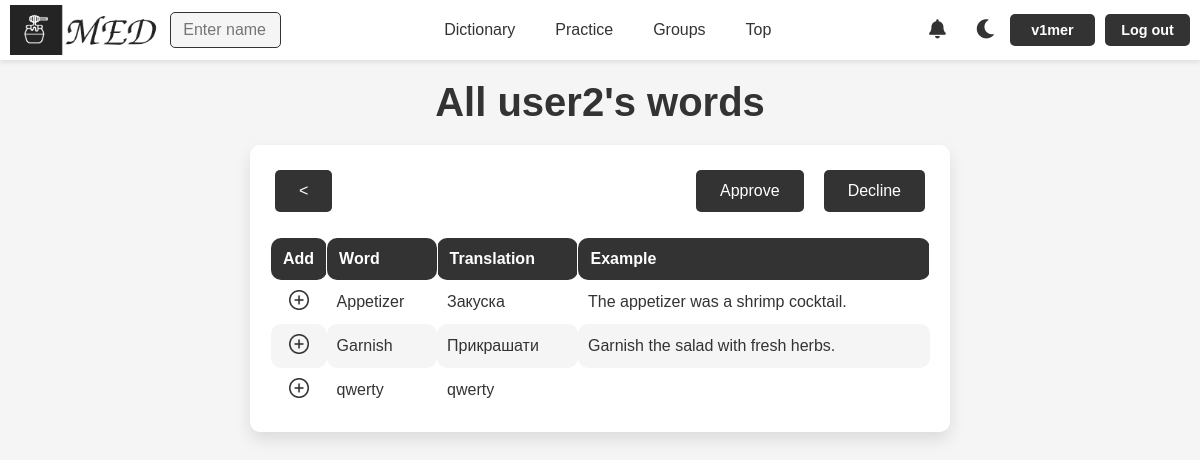
/friend_group_words/8/8/ (signed in), run on the app's committed database.
### med/models.py (models this page shows, shortened)
class WordGroup(models.Model):
    name = models.CharField(max_length=100)
    words = models.ManyToManyField(Word, blank=True)
    user = models.ForeignKey(User, on_delete=models.CASCADE)
    is_main = models.BooleanField(verbose_name='main', default=False)
    uses_users = models.ManyToManyField(User, blank=True, related_name='uses_of_group')
    class Meta:
        ordering = ['name']
        indexes = [
            models.Index(fields=['name'])
        ]

class Word(models.Model):
    TYPE_CHOICES = [
        ('noun', 'Noun'),
        ('verb', 'Verb'),
        ('adjective', 'Adjective'),
        ('adverb', 'Adverb'),
        ('pronoun', 'Pronoun'),
        ('phrasal verb', 'Phrasal verb'),
        ('other', 'Other')
    ]
    word = models.CharField(max_length=100)
    translation = models.CharField(max_length=100)
    example = models.TextField(blank=True)
    time_create = models.DateTimeField(auto_now_add=True)
    time_update = models.DateTimeField(auto_now=True)
    user = models.ForeignKey(User, on_delete=models.CASCADE)
    is_favourite = models.BooleanField(default=False)
    word_type = models.CharField(max_length=20, choices=TYPE_CHOICES, default='other')
    class Meta:
        ordering = ['-time_create', 'word']
        indexes = [
            models.Index(fields=['-time_create'])
        ]

### med/views.py (the view)
# urls.py: path('friend_group_words/<int:notif_id>/<int:group_id>/', views.FriendGroupWordsListView.as_view(), name='friend_group_words'),
class FriendGroupWordsListView(LoginRequiredMixin, ListView):
    model = Word
    template_name = 'med/friend_group_words.html'
    context_object_name = 'words'
    paginate_by = 25
    def get_queryset(self):
        group_id = self.kwargs.get('group_id')
        group = get_object_or_404(WordGroup, id=group_id)
        user_word_titles = [word.word.lower() for word in Word.objects.filter(user=self.request.user)]
        words = group.words.all()
        for word in words:
                word.is_saved = word.word.lower() in user_word_titles
        return words
    def get_context_data(self, **kwargs):
        process_interaction_achivments(self.request.user)
        context = super().get_context_data(**kwargs)
        group_id = self.kwargs.get('group_id')
        group = get_object_or_404(WordGroup, id=group_id)
        notif_id = self.kwargs.get('notif_id')
        context['group'] = group
        context['notif_id'] = notif_id
        notif = Notification.objects.get(id=notif_id)
        notif.is_read = True
        notif.save()
        context['is_usses'] = group.uses_users.filter(id=self.request.user.id).exists()
        if CommunityGroup.objects.filter(group=context['group'], state='added').exists():
            context['is_community'] = True
        else:
            context['is_community'] = False
        return context

### med/templatetags/notification_tags.py (called while the page is built)
@register.simple_tag
def get_unread_notifications_count(request):
    if request.user.is_authenticated:
        return request.user.notification_set.filter(is_read=False).count()
    return 0

@register.simple_tag
def get_latest_unread_notifications(request, limit=5):
    if request.user.is_authenticated:
        return request.user.notification_set.filter(is_read=False)[:limit]
    return []

### med/views.py (called while the page is built)
def process_interaction_achivments(user):
    user_interaction_achivments = UserAchievement.objects.filter(user=user, achievement__ach_type='5').values_list('achievement__name', flat=True)
    if not user_interaction_achivments:
        user_groups = WordGroup.objects.filter(uses_users=user).count()
        if user_groups >= 5:
            UserAchievement.objects.create(user=user, achievement=Achievement.objects.get(ach_type='5', level=1))
    fl_ach = Achievement.objects.get(ach_type='5', level=1)
    if fl_ach.name in user_interaction_achivments:
        shered_groups = CommunityGroup.objects.filter(state='added', group__user=user).count()
        if shered_groups >= 10:
            UserAchievement.objects.create(user=user, achievement=Achievement.objects.get(ach_type='5', level=2))
            UserAchievement.objects.filter(user=user, achievement=fl_ach).delete()

### med/templates/med/friend_group_words.html (shortened to what this page needs)
{% extends 'base.html' %}
{% load static %}
{% block content %}
<h1>{{ group.name }} words</h1>
<div class="word_table_container reading-content group_words">
    <div class="buttons" style="display: flex; justify-content: space-between; align-items: center; width: 100%; margin-bottom: 20px;">
        <div style="margin-right: auto;">
            <a href="{% url 'notifications' %}" class="buttons" style="display: inline-block; text-align: center;">&lt;</a>
        </div>
        <div style="display: flex; gap: 10px;">
        {% if not is_usses %}
            <a href="{% url 'accept_friend_group' notif_id %}">Approve</a>
            <a href="{% url 'decline_friend_group' notif_id %}">Decline</a>
        {% else %}
        <a href="{% url 'group_words' group.id %}">View</a>
        <a href="{% url 'leave_group' group_id=group.id fp=1 %}">Leave</a>
        {% endif %}
        </div>
    </div>
    {% if words %}
    <table class="word_table">
        <thead>
            <tr>
                <th class="edit">Add</th>
                <th>Word</th>
                <th>Translation</th>
                <th>Example</th>
            </tr>
        </thead>
        <tbody>
            {% for word in words %}
                <tr>
                    {% if word.is_saved %}
                    <td class="img_td">
                        <img class="f_img cm_img" src="{% static 'med/img/groups/cm_light.png' %}" data-light-src="{% static 'med/img/groups/cm_light.png' %}" data-dark-src="{% static 'med/img/groups/cm_dark.png' %}" alt="IS Saved img">
                    </td>
                    {% else %}
                    <td class="img_td">
                        <a href="{% url 'save_word' group.id word.id %}">
                        <img class="f_img" src="{% static 'med/img/groups/add_light.png' %}" data-light-src="{% static 'med/img/groups/add_light.png' %}" data-dark-src="{% static 'med/img/groups/add_dark.png' %}" alt="Add img">
                        </a>
                    </td>
                    {% endif %}
                    <td>{{ word.word }}</td>
                    <td>{{ word.translation }}</td>
                    <td>{{ word.example }}</td>
                </tr>
            {% endfor %}
        </tbody>
    {% else %}
    <p> </p>
    <p><b>There are no words yet</b></p>
    {% endif %}
    </table>
</div>
{% endblock %}

### templates/base.html (shortened to what this page needs)
{% load static %}
{% load notification_tags %}
<!DOCTYPE html>
<html lang="en">
<head>
    <link rel="stylesheet" type="text/css" href="{% static 'med/css/styles.css' %}">
    <link rel="stylesheet" href="https://cdnjs.cloudflare.com/ajax/libs/font-awesome/5.15.4/css/all.min.css">
</head>
<body>
<header>
    {% if user.is_authenticated %}
    <div class="logo_container">
        {% if is_profile or is_dict %}
            {% if is_my_profile or is_my_dict %}
                <a href="{% url 'profile' user.username %}">
                    <img id="logo_img" src="{% static 'med/img/base/light_logo.png' %}"
                         data-light-src="{% static 'med/img/base/light_logo.png' %}"
                         data-dark-src="{% static 'med/img/base/dark_logo.png' %}" alt="MED Logo">
                </a>
            {% else %}
                <a href="{% url 'profile' logged_user.username %}">
                    <img id="logo_img" src="{% static 'med/img/base/light_logo.png' %}"
                         data-light-src="{% static 'med/img/base/light_logo.png' %}"
                         data-dark-src="{% static 'med/img/base/dark_logo.png' %}" alt="MED Logo">
                </a>
            {% endif %}
        {% else %}
            <a href="{% url 'profile' user.username %}">
                <img id="logo_img" src="{% static 'med/img/base/light_logo.png' %}"
                     data-light-src="{% static 'med/img/base/light_logo.png' %}"
                     data-dark-src="{% static 'med/img/base/dark_logo.png' %}" alt="MED Logo">
            </a>
        {% endif %}
    </div>
    {% else %}
    <div class="logo_container">
        <a href="{% url 'home' %}"><img id="logo_img" src="{% static 'med/img/base/light_logo.png' %}" data-light-src="{% static 'med/img/base/light_logo.png' %}" data-dark-src="{% static 'med/img/base/dark_logo.png' %}" alt="MED Logo"></a>
    </div>
    {% endif %}
    <nav class="nav-items" id="nav-items">
            {% if user.is_authenticated %}
                <div class="nav-left">
                {% if not is_search %}
                <form method="get" action="{% url 'user_search' %}" class="search-form">
                    <input type="text" name="q" placeholder="Enter name" required class="search-input">
                </form>
                {% endif %}
                </div>
        <div class="nav-center">
                {% if is_my_dict %}
                <a href="{% url 'words' user.username %}">Dictionary</a>
                {% else %}
                <a href="{% url 'words' request.user.username %}">Dictionary</a>
                {% endif %}
                <a href="{% url 'practice' %}">Practice</a>
                <a href="{% url 'groups' %}">Groups</a>
                <a href="{% url 'tops_by_category' %}">Top</a>
            {% else %}
            <div class="nav-left"></div>
            <div class="nav-center">
                <a href="{% url 'login' %}">Dictionary</a>
                <a href="{% url 'login' %}">Practice</a>
                <a href="{% url 'login' %}">Groups</a>
                {% endif %}
            </div>
        <div class="buttons">
            {% if request.user.is_authenticated %}
            <a href="{% url 'notifications' %}" class="no-style" id="notifications-link">
                <i class="fas fa-bell"></i>
                {% get_unread_notifications_count request as unread_count %}
            </a>
                    {% get_latest_unread_notifications request as header_notifications %}
            {% endif %}
            <a id="theme-toggle-dark" class="no-style"><i class="fas fa-moon"></i></a>
        {% if request.user.is_authenticated %}
            {% if is_profile or is_dict %}
                {% if is_my_profile or is_my_dict %}
                <a href="{% url 'profile' user.username %}">{{request.user.username}}</a>
                {% else %}
                <a href="{% url 'profile' logged_user.username %}">{{request.user.username}}</a>
                {% endif %}
            {% else %}
                <a href="{% url 'profile' user.username %}">{{request.user.username}}</a>
            {% endif %}
            <a href="{% url 'logout' %}">Log out</a>
        </div>
        {% else %}
            <a href="{% url 'login' %}">Log in</a>
            <a href="{% url 'register' %}">Register</a>
        </div>
        {% endif %}
    </nav>
</header>
<div class="container">
    {% block content %}
    {% endblock %}
</div>
</body>
</html>

### data on the page
WordGroup: name "All user2's"
Word: word "Appetizer", translation "Закуска", example "The appetizer was a shrimp cocktail."
Word: word "Garnish", translation "Прикрашати", example "Garnish the salad with fresh herbs."
Word: word "qwerty", translation "qwerty"

### other printed values
{{ request.user.username }} "v1mer"
